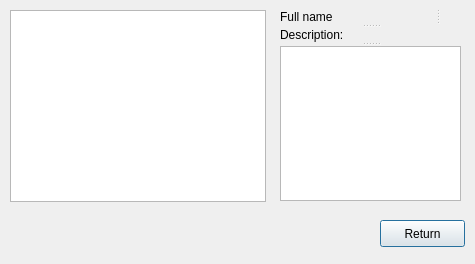
<?xml version="1.0" encoding="UTF-8"?>
<ui version="4.0">
 <class>FriendProfileGUI</class>
 <widget class="QDialog" name="FriendProfileGUI">
  <property name="geometry">
   <rect>
    <x>0</x>
    <y>0</y>
    <width>475</width>
    <height>264</height>
   </rect>
  </property>
  <property name="windowTitle">
   <string>Dialog</string>
  </property>
  <widget class="QPushButton" name="returnButton">
   <property name="geometry">
    <rect>
     <x>380</x>
     <y>220</y>
     <width>85</width>
     <height>27</height>
    </rect>
   </property>
   <property name="text">
    <string>Return</string>
   </property>
  </widget>
  <widget class="QGraphicsView" name="photo">
   <property name="geometry">
    <rect>
     <x>10</x>
     <y>10</y>
     <width>256</width>
     <height>192</height>
    </rect>
   </property>
  </widget>
  <widget class="QSplitter" name="splitter_2">
   <property name="geometry">
    <rect>
     <x>280</x>
     <y>10</y>
     <width>181</width>
     <height>191</height>
    </rect>
   </property>
   <property name="orientation">
    <enum>Qt::Vertical</enum>
   </property>
   <widget class="QSplitter" name="splitter">
    <property name="orientation">
     <enum>Qt::Horizontal</enum>
    </property>
    <widget class="QLabel" name="userName">
     <property name="text">
      <string>Full name</string>
     </property>
    </widget>
    <widget class="QLabel" name="usernameLabel">
     <property name="text">
      <string/>
     </property>
    </widget>
   </widget>
   <widget class="QLabel" name="description">
    <property name="text">
     <string>Description:</string>
    </property>
   </widget>
   <widget class="QTextBrowser" name="descriptionBrowser"/>
  </widget>
 </widget>
 <resources/>
 <connections/>
</ui>
